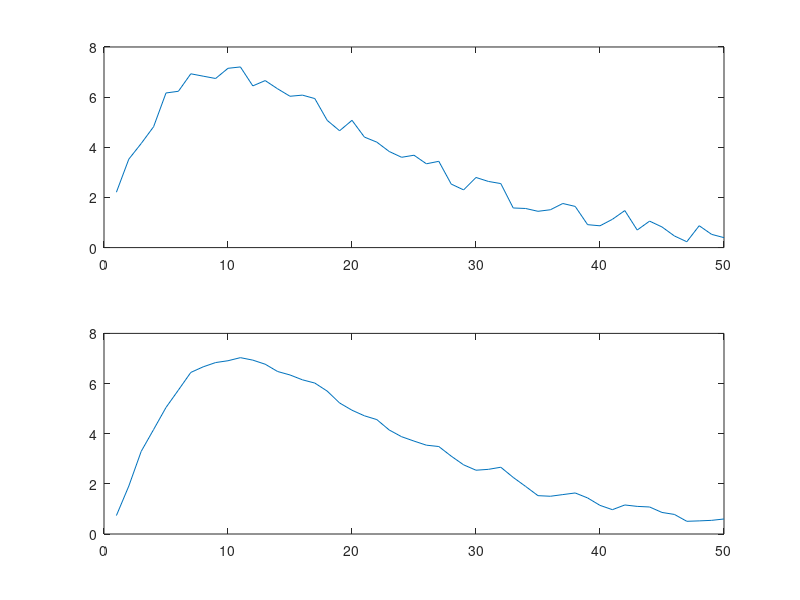

Recreate this plot in MATLAB.
clc
close all
clear all

n = 1:50;
M = 3;
x = 2.*n.*((0.9).^n);
d = rand(1,50)- 0.5;
c = x+d;
z = [];
v = [];
sum =0;

for i=1:50
sum = 0;
for j = 0:(M-1)
if (i-j)<=0
break
end
z(i) = c(i-j)*(1/M);
sum = sum + z(i);
end
v(i)=sum
end

subplot(2,1,1),
plot(n,c)

subplot(2,1,2),
plot(n,v)
